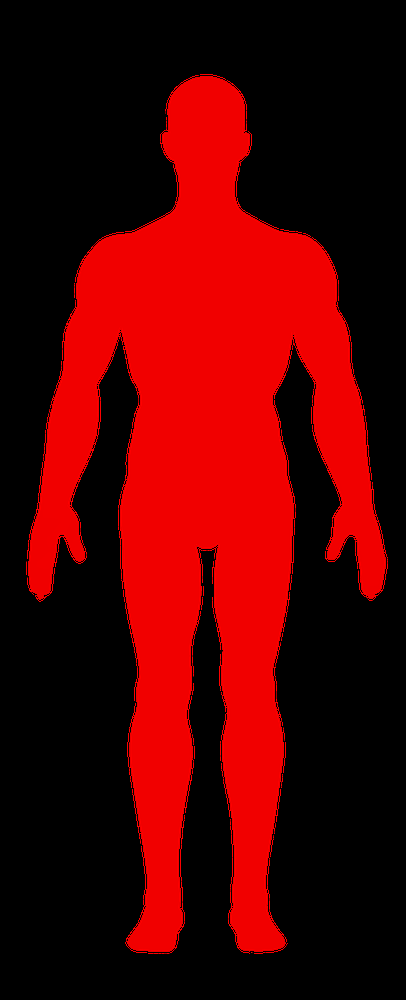
#> input picture BodyMap/body_red_2.png, 406 x 1000 px, shrunk from 990 x 2440 before the run, found by its file name
$ python extract_body_contour.py
#> lines starting #> are read from the running program, lines starting #| are printed output that depends on the picture; after the words box and inside, x2 and y2 are one past the last pixel; in counts of white or black regions, pixels touching at a corner belong together
import cv2
import numpy as np
import matplotlib.pyplot as plt
import os
import json

def extract_body_contour(img_path, output_dir=None):
    """
    从人体轮廓图中提取坐标

    参数:
        img_path: 轮廓图片路径
        output_dir: 输出目录，如果为None则不保存结果

    返回:
        contour_points: 轮廓坐标点列表
    """
#> called with output_dir = '/Users/macpro/Downloads/BodyMap/output'
    # 1. 图像读取 - 使用IMREAD_UNCHANGED保留透明通道
    image = cv2.imread(img_path, cv2.IMREAD_UNCHANGED)
#> image is the input picture: shape (1000, 406, 4); mean B, G, R, A 0, 0, 82.9, 83.2
    if image is None:
        raise FileNotFoundError(f"无法读取图片: {img_path}")

    # 检查图像是否有透明通道
    if image.shape[2] == 4:  # 如果有RGBA四个通道
        # 创建一个掩码，只保留非透明区域
        alpha_channel = image[:, :, 3]
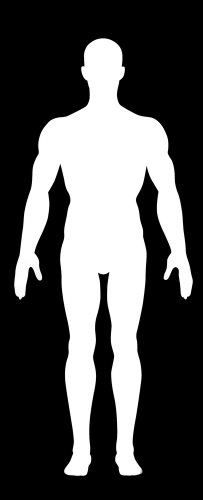
#> alpha_channel: shape (1000, 406) (shown at 1/2 size); min 0, max 255, mean 83.2
        _, mask = cv2.threshold(alpha_channel, 1, 255, cv2.THRESH_BINARY)
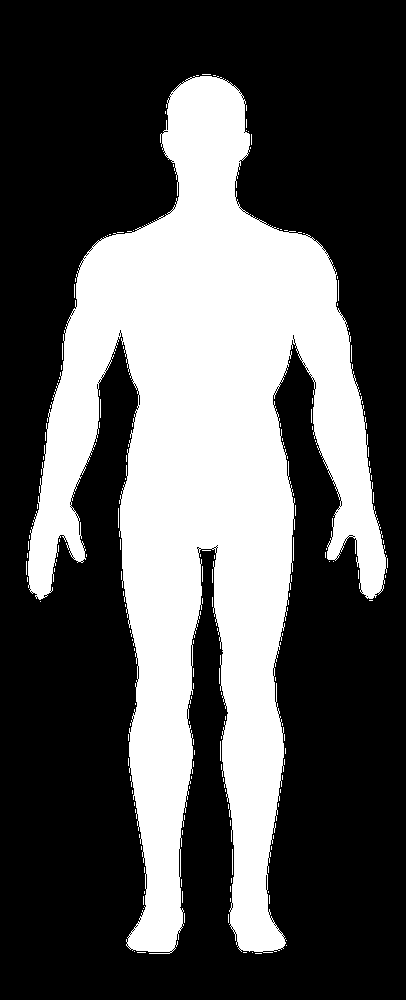
#> mask: shape (1000, 406); 34% white; 178 white regions (172 under 20 px)

        # 转换为RGB图像用于显示
        rgb_image = cv2.cvtColor(image[:, :, :3], cv2.COLOR_BGR2RGB)

        # 使用透明通道作为掩码
        binary = mask.copy()
    else:
        # 如果没有透明通道，按原来的方式处理
        rgb_image = cv2.cvtColor(image, cv2.COLOR_BGR2RGB)
        gray = cv2.cvtColor(image, cv2.COLOR_BGR2GRAY)
        _, binary = cv2.threshold(gray, 127, 255, cv2.THRESH_BINARY)

    # 4. 查找轮廓
    contours, _ = cv2.findContours(binary, cv2.RETR_EXTERNAL, cv2.CHAIN_APPROX_SIMPLE)
#> contours = 178 contours, 177 with area under 20; largest, box (x1, y1, x2, y2) and area: (28, 76, 387, 954) 134600

    # 5. 找到最大轮廓（通常是人体）
    if len(contours) > 0:
        largest_contour = max(contours, key=cv2.contourArea)
#> largest_contour = contour of 2953 points, box (x1, y1, x2, y2) (28, 76, 387, 954), area 134600
        # 平滑轮廓
        epsilon = 0.0005 * cv2.arcLength(largest_contour, True)
#> epsilon = 3.61
        largest_contour = cv2.approxPolyDP(largest_contour, epsilon, True)
#> largest_contour = contour of 140 points, box (x1, y1, x2, y2) (28, 76, 387, 954), area 136155
        contour_points = largest_contour.squeeze()
#> contour_points = 140 pairs, first value 28 to 386, second value 76 to 953
    else:
        largest_contour = np.array([])
        contour_points = np.array([])

    # 6. 可视化和保存结果
    if output_dir is not None:
        os.makedirs(output_dir, exist_ok=True)

        # 保存轮廓图像
        img_contour = np.zeros((image.shape[0], image.shape[1], 3), dtype=np.uint8)
        if len(largest_contour) > 0:
            cv2.drawContours(img_contour, [largest_contour], -1, (0,255,0), 2)
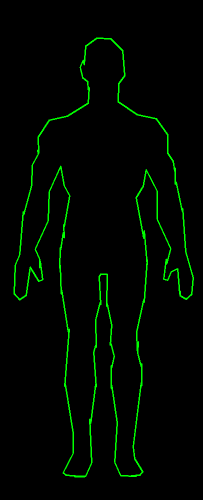
#> img_contour: shape (1000, 406, 3) (shown at 1/2 size); mean of channels 0, 1, 2 0, 7.9, 0; drawn as B, G, R

        # 创建可视化图像
        fig, axes = plt.subplots(1, 3, figsize=(15, 5))
        axes[0].imshow(rgb_image)  # 使用RGB图像而不是BGR
        axes[0].set_title('原始图像')
        axes[0].axis('off')

        axes[1].imshow(binary, cmap='gray')
        axes[1].set_title('二值化图像/透明通道')
        axes[1].axis('off')

        axes[2].imshow(img_contour)
        axes[2].set_title('提取的轮廓')
        axes[2].axis('off')

        plt.tight_layout()

        # 保存可视化结果
        base_name = os.path.splitext(os.path.basename(img_path))[0]
        plt.savefig(os.path.join(output_dir, f"{base_name}_visualization.png"))
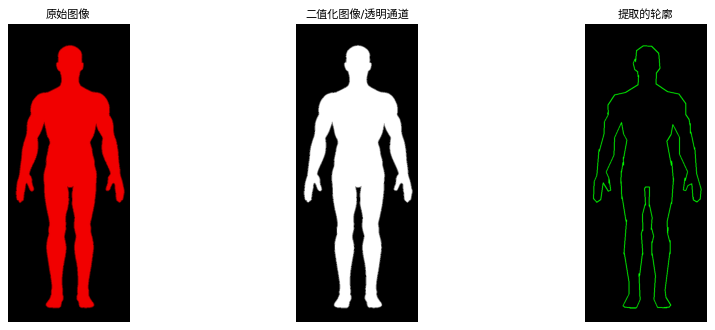
#> figure drawn by matplotlib, 3 panels

        # 保存轮廓坐标为JSON
        contour_list = contour_points.tolist() if len(contour_points) > 0 else []
#> contour_list has the same summary as contour_points
        with open(os.path.join(output_dir, f"{base_name}_contour.json"), 'w') as f:
            json.dump(contour_list, f)

        # 添加日志，输出轮廓点数量
        print(f"提取到的轮廓点数量: {len(contour_list)}")
#| 提取到的轮廓点数量: 140

        # 按照人体部位划分轮廓点
        if len(contour_points) > 0:
            print("开始按人体部位划分轮廓点...")
            body_parts = segment_body_parts(contour_points)

            # 输出每个部位的点数
            for part, points in body_parts.items():
                print(f"  {part}: {len(points)} 个点")

            # 保存按部位划分的轮廓点
            body_parts_path = os.path.join(output_dir, f"{base_name}_body_parts.json")
            with open(body_parts_path, 'w') as f:
                json.dump(body_parts, f)

            print(f"已保存按部位划分的轮廓坐标到: {body_parts_path}")

            # 可视化不同部位的轮廓点
            body_parts_img_path = os.path.join(output_dir, f"{base_name}_body_parts.png")
            print(f"开始生成按部位可视化的图像...")
            visualize_body_parts(rgb_image, body_parts, body_parts_img_path)
            print(f"已保存按部位可视化的图像到: {body_parts_img_path}")

        print(f"已保存轮廓坐标到: {os.path.join(output_dir, f'{base_name}_contour.json')}")
        print(f"已保存可视化结果到: {os.path.join(output_dir, f'{base_name}_visualization.png')}")

    return contour_points

def segment_body_parts(contour_points):
    """
    将轮廓点按照人体部位进行分类，允许相邻部位的顶点重叠

    参数:
        contour_points: 轮廓坐标点数组

    返回:
        body_parts: 按部位划分的轮廓点字典
    """
    # 获取轮廓点的总数
    n_points = len(contour_points)
#> n_points = 140

    # 如果轮廓点不足，则无法划分
    if n_points < 12:
        return {"全身": contour_points.tolist()}

    # 计算各部位的点数范围（起始索引）
    # 添加重叠区域，确保相邻部位的连接处有共同的点
    overlap = 2  # 重叠点数

    head_start = 0
    head_end = int(n_points * 0.1)
#> head_end = 14

    neck_start = head_end - overlap
#> neck_start = 12
    neck_end = int(n_points * 0.15)
#> neck_end = 21

    upper_body_start = neck_end - overlap
#> upper_body_start = 19
    upper_body_end = int(n_points * 0.35)
#> upper_body_end = 49

    right_arm_start = upper_body_end - overlap
#> right_arm_start = 47
    right_arm_end = int(n_points * 0.45)
#> right_arm_end = 63

    right_hand_start = right_arm_end - overlap
#> right_hand_start = 61
    right_hand_end = int(n_points * 0.5)
#> right_hand_end = 70

    right_leg_start = right_hand_end - overlap
#> right_leg_start = 68
    right_leg_end = int(n_points * 0.6)
#> right_leg_end = 84

    right_foot_start = right_leg_end - overlap
#> right_foot_start = 82
    right_foot_end = int(n_points * 0.65)
#> right_foot_end = 91

    left_foot_start = right_foot_end - overlap
#> left_foot_start = 89
    left_foot_end = int(n_points * 0.7)
#> left_foot_end = 98

    left_leg_start = left_foot_end - overlap
#> left_leg_start = 96
    left_leg_end = int(n_points * 0.8)
#> left_leg_end = 112

    left_hand_start = left_leg_end - overlap
#> left_hand_start = 110
    left_hand_end = int(n_points * 0.85)
#> left_hand_end = 119

    left_arm_start = left_hand_end - overlap
#> left_arm_start = 117
    left_arm_end = n_points
#> left_arm_end = 140

    # 确保头部和左臂的连接处也有重叠
    if left_arm_end > n_points - 1:
        left_arm_points = list(range(left_arm_start, n_points))
#> in extract_body_contour, `body_parts = segment_body_parts(contour_points)`: body_parts = 11 items
#> the loop in extract_body_contour, `for part, points in body_parts.items():` made 11 passes
#> (printed output is left out)
        # 添加头部开始的几个点，形成闭环
        left_arm_points.extend(list(range(0, overlap)))
    else:
        left_arm_points = list(range(left_arm_start, left_arm_end))

    # 创建各部位的点集
    body_parts = {
        "头部": contour_points[head_start:head_end].tolist(),
        "颈部": contour_points[neck_start:neck_end].tolist(),
        "上身": contour_points[upper_body_start:upper_body_end].tolist(),
        "右臂": contour_points[right_arm_start:right_arm_end].tolist(),
        "右手": contour_points[right_hand_start:right_hand_end].tolist(),
        "右腿": contour_points[right_leg_start:right_leg_end].tolist(),
        "右脚": contour_points[right_foot_start:right_foot_end].tolist(),
        "左脚": contour_points[left_foot_start:left_foot_end].tolist(),
        "左腿": contour_points[left_leg_start:left_leg_end].tolist(),
        "左手": contour_points[left_hand_start:left_hand_end].tolist(),
        "左臂": [contour_points[i].tolist() for i in left_arm_points]
    }

    return body_parts

def visualize_body_parts(image, body_parts, output_path):
    """
    可视化不同部位的轮廓点，连接各部位顶点形成轮廓

    参数:
        image: 原始图像
        body_parts: 按部位划分的轮廓点字典
        output_path: 输出图像路径
    """
    # 创建一个白色背景的空白图像
    height, width = image.shape[:2]
    img_parts = np.ones((height, width, 3), dtype=np.uint8) * 255

    # 定义不同部位的颜色
    colors = {
        "头部": (255, 0, 0),    # 红色
        "颈部": (255, 165, 0),  # 橙色
        "上身": (255, 255, 0),  # 黄色
        "右臂": (0, 255, 0),    # 绿色
        "右手": (0, 255, 255),  # 青色
        "右腿": (0, 0, 255),    # 蓝色
        "右脚": (128, 0, 128),  # 紫色
        "左脚": (255, 0, 255),  # 粉色
        "左腿": (139, 69, 19),  # 棕色
        "左手": (0, 128, 128),  # 青绿色
        "左臂": (128, 128, 0)   # 橄榄色
    }

    # 创建图像，绘制各部位的轮廓
    plt.figure(figsize=(15, 15))
    plt.imshow(img_parts)

    # 获取所有点并按顺序标号
    all_points = []
    global_index = 0

    # 创建一个字典，记录每个点的全局索引
    point_indices = {}

    # 首先收集所有点及其索引
    for part_name, points in body_parts.items():
        for point in points:
            point_tuple = tuple(point)  # 转换为元组以便用作字典键
            if point_tuple not in point_indices:
                point_indices[point_tuple] = global_index
                all_points.append((point, part_name, global_index))
                global_index += 1
#> this loop made 11 passes
#> after the loop, all_points = 140 items; global_index = 140; point_indices = 140 items

    print(f"可视化的总点数: {len(all_points)}")
#| 可视化的总点数: 140

    # 为避免标签重叠，创建一个网格来跟踪已使用的位置
    grid_size = 20  # 网格单元大小
    used_grid_cells = set()

    # 绘制各部位的轮廓线
    for part_name, points in body_parts.items():
        if len(points) > 0:
            try:
                points_array = np.array(points)
                color_rgb = [x/255 for x in colors[part_name]]

                # 绘制连接线
                plt.plot(points_array[:, 0], points_array[:, 1], '-', color=color_rgb, linewidth=3, label=part_name)

                # 绘制点
                plt.scatter(points_array[:, 0], points_array[:, 1], color=color_rgb, s=30)
            except Exception as e:
                print(f"绘制 {part_name} 轮廓时出错: {e}")
#> this loop made 11 passes
#> (part_name, color_rgb) on passes 1 to 8: ('头部', [1, 0, 0]), ('颈部', [1, 0.647, 0]), ('上身', [1, 1, 0]), ('右臂', [0, 1, 0]), ('右手', [0, 1, 1]), ('右腿', [0, 0, 1]), ('右脚', [0.502, 0, 0.502]), ('左脚', [1, 0, 1])

    # 为所有点标注全局序号
    for point, part_name, idx in all_points:
        try:
            # 尝试找到一个未使用的网格单元来放置标签
            found_cell = False

            # 定义可能的偏移方向
            offsets = [(1, 0), (0, 1), (-1, 0), (0, -1), (1, 1), (-1, -1), (1, -1), (-1, 1)]

            # 从点的位置开始，尝试不同的偏移
            base_x, base_y = point[0], point[1]

            for distance in range(1, 6):  # 尝试不同的距离
                for dx, dy in offsets:
                    # 计算标签位置
                    label_x = base_x + dx * distance * 10
                    label_y = base_y + dy * distance * 10

                    # 计算网格单元
                    grid_x = int(label_x / grid_size)
                    grid_y = int(label_y / grid_size)
                    grid_key = (grid_x, grid_y)

                    if grid_key not in used_grid_cells:
                        # 找到未使用的网格单元
                        plt.text(label_x, label_y, f"{idx}", fontsize=8, color='black',
                                 bbox=dict(facecolor='white', alpha=0.7, edgecolor='none', pad=1))
                        used_grid_cells.add(grid_key)
                        found_cell = True
                        break

                if found_cell:
                    break

            # 如果没有找到合适的位置，就放在原点附近
            if not found_cell:
                plt.text(base_x, base_y - 15, f"{idx}", fontsize=8, color='black',
                         bbox=dict(facecolor='white', alpha=0.7, edgecolor='none', pad=1))

        except Exception as e:
            print(f"标注点序号时出错: {e}")
#> this loop made 140 passes
#> (part_name, base_x, base_y) on passes 1 to 8: ('头部', 193, 76), ('头部', 171, 92), ('头部', 168, 129), ('头部', 166, 120), ('头部', 160, 134), ('头部', 165, 155), ('头部', 175, 163), ('头部', 176, 179)
#> after the loop, used_grid_cells = 140 items

    plt.legend(loc='upper right', bbox_to_anchor=(1.3, 1))
    plt.title("人体各部位轮廓及全局点序号", fontsize=16)
    plt.axis('off')
    plt.tight_layout()

    try:
        plt.savefig(output_path, dpi=300, bbox_inches='tight', pad_inches=0.1)
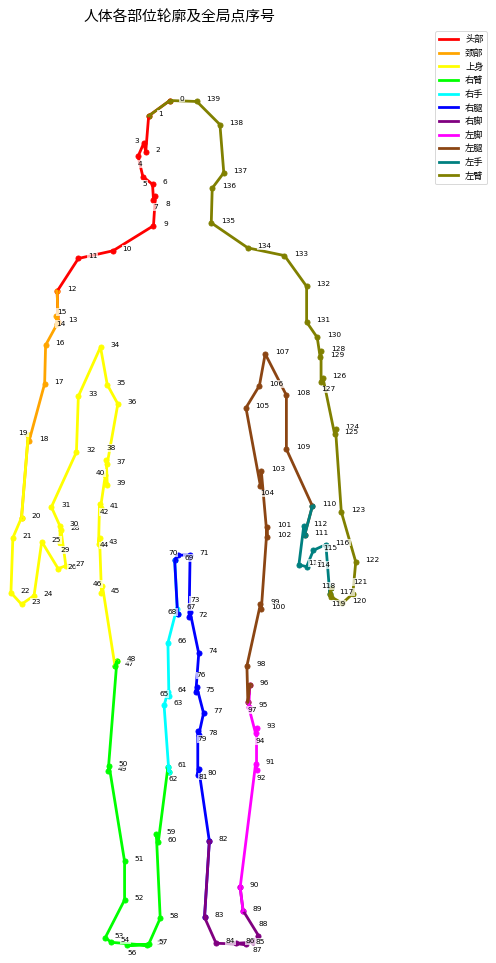
#> figure drawn by matplotlib, 1 panel
        print(f"成功保存图像到 {output_path}")
    except Exception as e:
        print(f"保存图像时出错: {e}")

    # 创建填充区域图像
    plt.figure(figsize=(15, 15))
    plt.imshow(img_parts)

    # 绘制所有部位的填充区域
    for part_name, points in body_parts.items():
        if len(points) > 0:
            try:
                points_array = np.array(points)
                color_rgb = [x/255 for x in colors[part_name]]

                # 绘制填充区域
                plt.fill(points_array[:, 0], points_array[:, 1], color=color_rgb, alpha=0.5, label=part_name)

                # 绘制轮廓线
                plt.plot(points_array[:, 0], points_array[:, 1], '-', color=color_rgb, linewidth=2)
            except Exception as e:
                print(f"绘制填充区域 {part_name} 时出错: {e}")

    plt.legend(loc='upper right', bbox_to_anchor=(1.3, 1))
    plt.title("人体各部位填充区域", fontsize=16)
    plt.axis('off')
    plt.tight_layout()

    # 保存填充区域图像
    filled_output_path = output_path.replace('.png', '_filled.png')
    try:
        plt.savefig(filled_output_path, dpi=300, bbox_inches='tight', pad_inches=0.1)
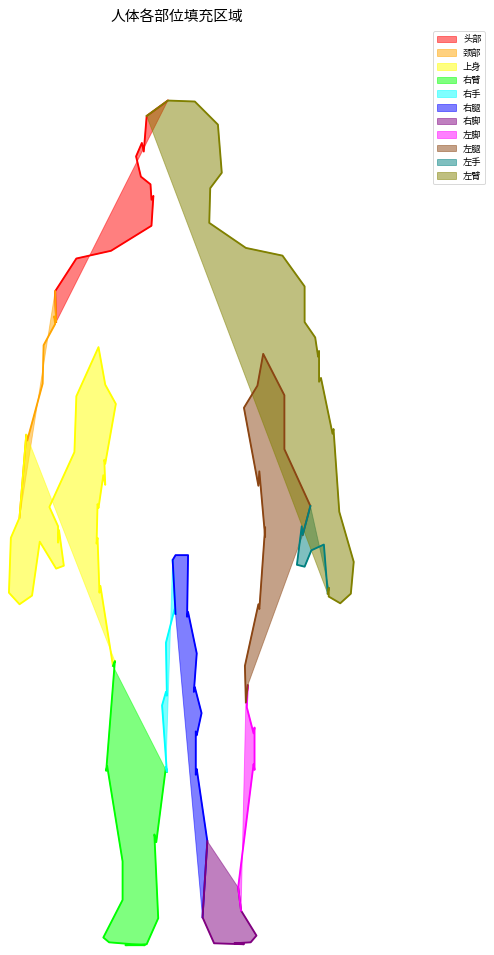
#> figure drawn by matplotlib, 1 panel
        print(f"成功保存填充区域图像到 {filled_output_path}")
    except Exception as e:
        print(f"保存填充区域图像时出错: {e}")

    plt.close('all')

if __name__ == "__main__":
    # 设置输入图片路径和输出目录
    img_path = '/Users/macpro/Downloads/BodyMap/body_red_2.png'
    output_dir = '/Users/macpro/Downloads/BodyMap/output'

    # 确保输出目录存在
    os.makedirs(output_dir, exist_ok=True)

    print(f"开始处理图像: {img_path}")
    print(f"输出目录: {output_dir}")

    # 提取轮廓
    contour_points = extract_body_contour(img_path, output_dir)

    print(f"已提取 {len(contour_points)} 个轮廓点")
#| 已提取 140 个轮廓点

    # 检查输出文件是否存在
    base_name = os.path.splitext(os.path.basename(img_path))[0]
    body_parts_json = os.path.join(output_dir, f"{base_name}_body_parts.json")
    body_parts_img = os.path.join(output_dir, f"{base_name}_body_parts.png")

    if os.path.exists(body_parts_json):
        print(f"确认: 按部位划分的JSON文件已创建: {body_parts_json}")
        # 读取并显示部分内容
        with open(body_parts_json, 'r') as f:
            body_parts = json.load(f)
            print("JSON文件内容预览:")
            for part, points in body_parts.items():
                print(f"  {part}: {len(points)} 个点")
    else:
        print(f"错误: 按部位划分的JSON文件未创建: {body_parts_json}")

    if os.path.exists(body_parts_img):
        print(f"确认: 按部位可视化的图像已创建: {body_parts_img}")
    else:
        print(f"错误: 按部位可视化的图像未创建: {body_parts_img}")

    # 显示可视化结果
    plt.show()
